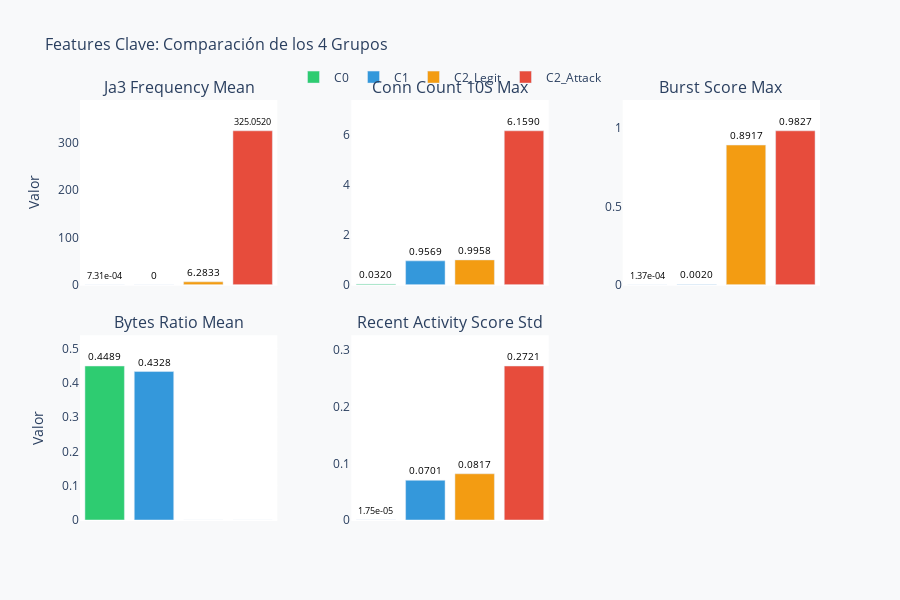

Notebook source saved alongside this figure:
### Code cell
import plotly.graph_objects as go
from plotly.subplots import make_subplots

# Features más discriminantes
discriminant_features = [
    'ja3_frequency_mean',
    'conn_count_10s_max', 
    'burst_score_max',
    'bytes_ratio_mean',
    'recent_activity_score_std'
]

def format_value(v):
    if v == 0:
        return "0"
    elif abs(v) >= 1e-3:
        return f"{v:.4f}"
    else:
        return f"{v:.2e}"

fig_bars = make_subplots(
    rows=2, cols=3,
    subplot_titles=[f.replace('_', ' ').title() for f in discriminant_features],
    vertical_spacing=0.12,
    horizontal_spacing=0.10
)

group_names = ['C0', 'C1', 'C2_Legit', 'C2_Attack']
colors = ['#2ecc71', '#3498db', '#f39c12', '#e74c3c']

for idx, feature in enumerate(discriminant_features):
    row = idx // 3 + 1
    col = idx % 3 + 1
    
    values = [
        comparison_df[comparison_df['Feature'] == feature]['C0'].values[0],
        comparison_df[comparison_df['Feature'] == feature]['C1'].values[0],
        comparison_df[comparison_df['Feature'] == feature]['C2_Legit'].values[0],
        comparison_df[comparison_df['Feature'] == feature]['C2_Attack'].values[0]
    ]
    
    # Ajustar rango del eje Y para este subplot
    max_val = max(values)
    y_max = max(0.001, max_val * 1.2) if max_val > 0 else 0.001
    fig_bars.update_yaxes(range=[0, y_max], row=row, col=col)
    
    for i, (group, value, color) in enumerate(zip(group_names, values, colors)):
        fig_bars.add_trace(
            go.Bar(
                x=[group],
                y=[value],
                name=group if idx == 0 else None,
                marker_color=color,
                text=[format_value(value)],
                textposition='outside',
                textfont=dict(size=10, color='black'),
                showlegend=(idx == 0),
                hovertemplate=f'<b>{group}</b><br>{feature}: %{{y:.6f}}<extra></extra>'
            ),
            row=row, col=col
        )

fig_bars.update_xaxes(showticklabels=False)
fig_bars.update_yaxes(title_text="Valor", col=1)

fig_bars.update_layout(
    title_text='Features Clave: Comparación de los 4 Grupos',
    title_font_size=16,
    height=600,
    showlegend=True,
    legend=dict(
        orientation="h",
        yanchor="bottom",
        y=1.02,
        xanchor="center",
        x=0.5
    ),
    plot_bgcolor='white',
    paper_bgcolor='#f8f9fa'
)

fig_bars.show()

### Figure 1 — Plotly figure (JSON) as saved in the notebook; plotly's stock layout.template omitted (floating-point values rounded to 4 significant figures)
{"data": [{"hovertemplate": "<b>C0</b><br>ja3_frequency_mean: %{y:.6f}<extra></extra>", "marker": {"color": "#2ecc71"}, "name": "C0", "showlegend": true, "text": ["7.31e-04"], "textfont": {"color": "black", "size": 10}, "textposition": "outside", "type": "bar", "x": ["C0"], "xaxis": "x", "y": [0.000731], "yaxis": "y"}, {"hovertemplate": "<b>C1</b><br>ja3_frequency_mean: %{y:.6f}<extra></extra>", "marker": {"color": "#3498db"}, "name": "C1", "showlegend": true, "text": ["0"], "textfont": {"color": "black", "size": 10}, "textposition": "outside", "type": "bar", "x": ["C1"], "xaxis": "x", "y": [0], "yaxis": "y"}, {"hovertemplate": "<b>C2_Legit</b><br>ja3_frequency_mean: %{y:.6f}<extra></extra>", "marker": {"color": "#f39c12"}, "name": "C2_Legit", "showlegend": true, "text": ["6.2833"], "textfont": {"color": "black", "size": 10}, "textposition": "outside", "type": "bar", "x": ["C2_Legit"], "xaxis": "x", "y": [6.283], "yaxis": "y"}, {"hovertemplate": "<b>C2_Attack</b><br>ja3_frequency_mean: %{y:.6f}<extra></extra>", "marker": {"color": "#e74c3c"}, "name": "C2_Attack", "showlegend": true, "text": ["325.0520"], "textfont": {"color": "black", "size": 10}, "textposition": "outside", "type": "bar", "x": ["C2_Attack"], "xaxis": "x", "y": [325.1], "yaxis": "y"}, {"hovertemplate": "<b>C0</b><br>conn_count_10s_max: %{y:.6f}<extra></extra>", "marker": {"color": "#2ecc71"}, "showlegend": false, "text": ["0.0320"], "textfont": {"color": "black", "size": 10}, "textposition": "outside", "type": "bar", "x": ["C0"], "xaxis": "x2", "y": [0.03198], "yaxis": "y2"}, {"hovertemplate": "<b>C1</b><br>conn_count_10s_max: %{y:.6f}<extra></extra>", "marker": {"color": "#3498db"}, "showlegend": false, "text": ["0.9569"], "textfont": {"color": "black", "size": 10}, "textposition": "outside", "type": "bar", "x": ["C1"], "xaxis": "x2", "y": [0.9569], "yaxis": "y2"}, {"hovertemplate": "<b>C2_Legit</b><br>conn_count_10s_max: %{y:.6f}<extra></extra>", "marker": {"color": "#f39c12"}, "showlegend": false, "text": ["0.9958"], "textfont": {"color": "black", "size": 10}, "textposition": "outside", "type": "bar", "x": ["C2_Legit"], "xaxis": "x2", "y": [0.9958], "yaxis": "y2"}, {"hovertemplate": "<b>C2_Attack</b><br>conn_count_10s_max: %{y:.6f}<extra></extra>", "marker": {"color": "#e74c3c"}, "showlegend": false, "text": ["6.1590"], "textfont": {"color": "black", "size": 10}, "textposition": "outside", "type": "bar", "x": ["C2_Attack"], "xaxis": "x2", "y": [6.159], "yaxis": "y2"}, {"hovertemplate": "<b>C0</b><br>burst_score_max: %{y:.6f}<extra></extra>", "marker": {"color": "#2ecc71"}, "showlegend": false, "text": ["1.37e-04"], "textfont": {"color": "black", "size": 10}, "textposition": "outside", "type": "bar", "x": ["C0"], "xaxis": "x3", "y": [0.0001371], "yaxis": "y3"}, {"hovertemplate": "<b>C1</b><br>burst_score_max: %{y:.6f}<extra></extra>", "marker": {"color": "#3498db"}, "showlegend": false, "text": ["0.0020"], "textfont": {"color": "black", "size": 10}, "textposition": "outside", "type": "bar", "x": ["C1"], "xaxis": "x3", "y": [0.001961], "yaxis": "y3"}, {"hovertemplate": "<b>C2_Legit</b><br>burst_score_max: %{y:.6f}<extra></extra>", "marker": {"color": "#f39c12"}, "showlegend": false, "text": ["0.8917"], "textfont": {"color": "black", "size": 10}, "textposition": "outside", "type": "bar", "x": ["C2_Legit"], "xaxis": "x3", "y": [0.8917], "yaxis": "y3"}, {"hovertemplate": "<b>C2_Attack</b><br>burst_score_max: %{y:.6f}<extra></extra>", "marker": {"color": "#e74c3c"}, "showlegend": false, "text": ["0.9827"], "textfont": {"color": "black", "size": 10}, "textposition": "outside", "type": "bar", "x": ["C2_Attack"], "xaxis": "x3", "y": [0.9827], "yaxis": "y3"}, {"hovertemplate": "<b>C0</b><br>bytes_ratio_mean: %{y:.6f}<extra></extra>", "marker": {"color": "#2ecc71"}, "showlegend": false, "text": ["0.4489"], "textfont": {"color": "black", "size": 10}, "textposition": "outside", "type": "bar", "x": ["C0"], "xaxis": "x4", "y": [0.4489], "yaxis": "y4"}, {"hovertemplate": "<b>C1</b><br>bytes_ratio_mean: %{y:.6f}<extra></extra>", "marker": {"color": "#3498db"}, "showlegend": false, "text": ["0.4328"], "textfont": {"color": "black", "size": 10}, "textposition": "outside", "type": "bar", "x": ["C1"], "xaxis": "x4", "y": [0.4328], "yaxis": "y4"}, {"hovertemplate": "<b>C2_Legit</b><br>bytes_ratio_mean: %{y:.6f}<extra></extra>", "marker": {"color": "#f39c12"}, "showlegend": false, "text": ["-0.7126"], "textfont": {"color": "black", "size": 10}, "textposition": "outside", "type": "bar", "x": ["C2_Legit"], "xaxis": "x4", "y": [-0.7126], "yaxis": "y4"}, {"hovertemplate": "<b>C2_Attack</b><br>bytes_ratio_mean: %{y:.6f}<extra></extra>", "marker": {"color": "#e74c3c"}, "showlegend": false, "text": ["-1.5407"], "textfont": {"color": "black", "size": 10}, "textposition": "outside", "type": "bar", "x": ["C2_Attack"], "xaxis": "x4", "y": [-1.541], "yaxis": "y4"}, {"hovertemplate": "<b>C0</b><br>recent_activity_score_std: %{y:.6f}<extra></extra>", "marker": {"color": "#2ecc71"}, "showlegend": false, "text": ["1.75e-05"], "textfont": {"color": "black", "size": 10}, "textposition": "outside", "type": "bar", "x": ["C0"], "xaxis": "x5", "y": [1.747e-05], "yaxis": "y5"}, {"hovertemplate": "<b>C1</b><br>recent_activity_score_std: %{y:.6f}<extra></extra>", "marker": {"color": "#3498db"}, "showlegend": false, "text": ["0.0701"], "textfont": {"color": "black", "size": 10}, "textposition": "outside", "type": "bar", "x": ["C1"], "xaxis": "x5", "y": [0.07014], "yaxis": "y5"}, {"hovertemplate": "<b>C2_Legit</b><br>recent_activity_score_std: %{y:.6f}<extra></extra>", "marker": {"color": "#f39c12"}, "showlegend": false, "text": ["0.0817"], "textfont": {"color": "black", "size": 10}, "textposition": "outside", "type": "bar", "x": ["C2_Legit"], "xaxis": "x5", "y": [0.08167], "yaxis": "y5"}, {"hovertemplate": "<b>C2_Attack</b><br>recent_activity_score_std: %{y:.6f}<extra></extra>", "marker": {"color": "#e74c3c"}, "showlegend": false, "text": ["0.2721"], "textfont": {"color": "black", "size": 10}, "textposition": "outside", "type": "bar", "x": ["C2_Attack"], "xaxis": "x5", "y": [0.2721], "yaxis": "y5"}], "layout": {"annotations": [{"font": {"size": 16}, "showarrow": false, "text": "Ja3 Frequency Mean", "x": 0.1333, "xanchor": "center", "xref": "paper", "y": 1, "yanchor": "bottom", "yref": "paper"}, {"font": {"size": 16}, "showarrow": false, "text": "Conn Count 10S Max", "x": 0.5, "xanchor": "center", "xref": "paper", "y": 1, "yanchor": "bottom", "yref": "paper"}, {"font": {"size": 16}, "showarrow": false, "text": "Burst Score Max", "x": 0.8667, "xanchor": "center", "xref": "paper", "y": 1, "yanchor": "bottom", "yref": "paper"}, {"font": {"size": 16}, "showarrow": false, "text": "Bytes Ratio Mean", "x": 0.1333, "xanchor": "center", "xref": "paper", "y": 0.44, "yanchor": "bottom", "yref": "paper"}, {"font": {"size": 16}, "showarrow": false, "text": "Recent Activity Score Std", "x": 0.5, "xanchor": "center", "xref": "paper", "y": 0.44, "yanchor": "bottom", "yref": "paper"}], "height": 600, "legend": {"orientation": "h", "x": 0.5, "xanchor": "center", "y": 1.02, "yanchor": "bottom"}, "paper_bgcolor": "#f8f9fa", "plot_bgcolor": "white", "showlegend": true, "title": {"font": {"size": 16}, "text": "Features Clave: Comparación de los 4 Grupos"}, "xaxis": {"anchor": "y", "domain": [0, 0.2667], "showticklabels": false}, "xaxis2": {"anchor": "y2", "domain": [0.3667, 0.6333], "showticklabels": false}, "xaxis3": {"anchor": "y3", "domain": [0.7333, 1], "showticklabels": false}, "xaxis4": {"anchor": "y4", "domain": [0, 0.2667], "showticklabels": false}, "xaxis5": {"anchor": "y5", "domain": [0.3667, 0.6333], "showticklabels": false}, "xaxis6": {"anchor": "y6", "domain": [0.7333, 1], "showticklabels": false}, "yaxis": {"anchor": "x", "domain": [0.56, 1], "range": [0, 390.1], "title": {"text": "Valor"}}, "yaxis2": {"anchor": "x2", "domain": [0.56, 1], "range": [0, 7.391]}, "yaxis3": {"anchor": "x3", "domain": [0.56, 1], "range": [0, 1.179]}, "yaxis4": {"anchor": "x4", "domain": [0, 0.44], "range": [0, 0.5387], "title": {"text": "Valor"}}, "yaxis5": {"anchor": "x5", "domain": [0, 0.44], "range": [0, 0.3266]}, "yaxis6": {"anchor": "x6", "domain": [0, 0.44]}}}
